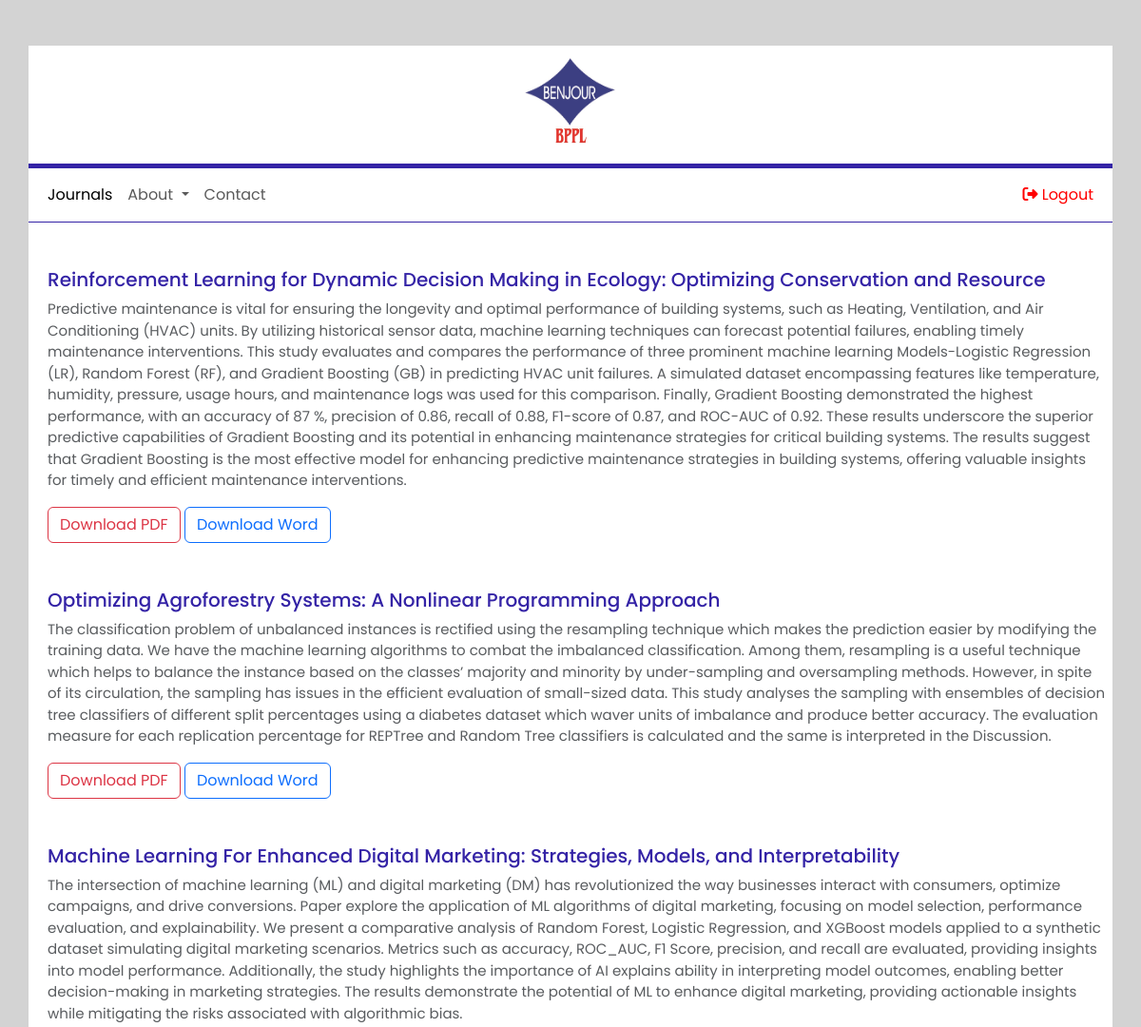
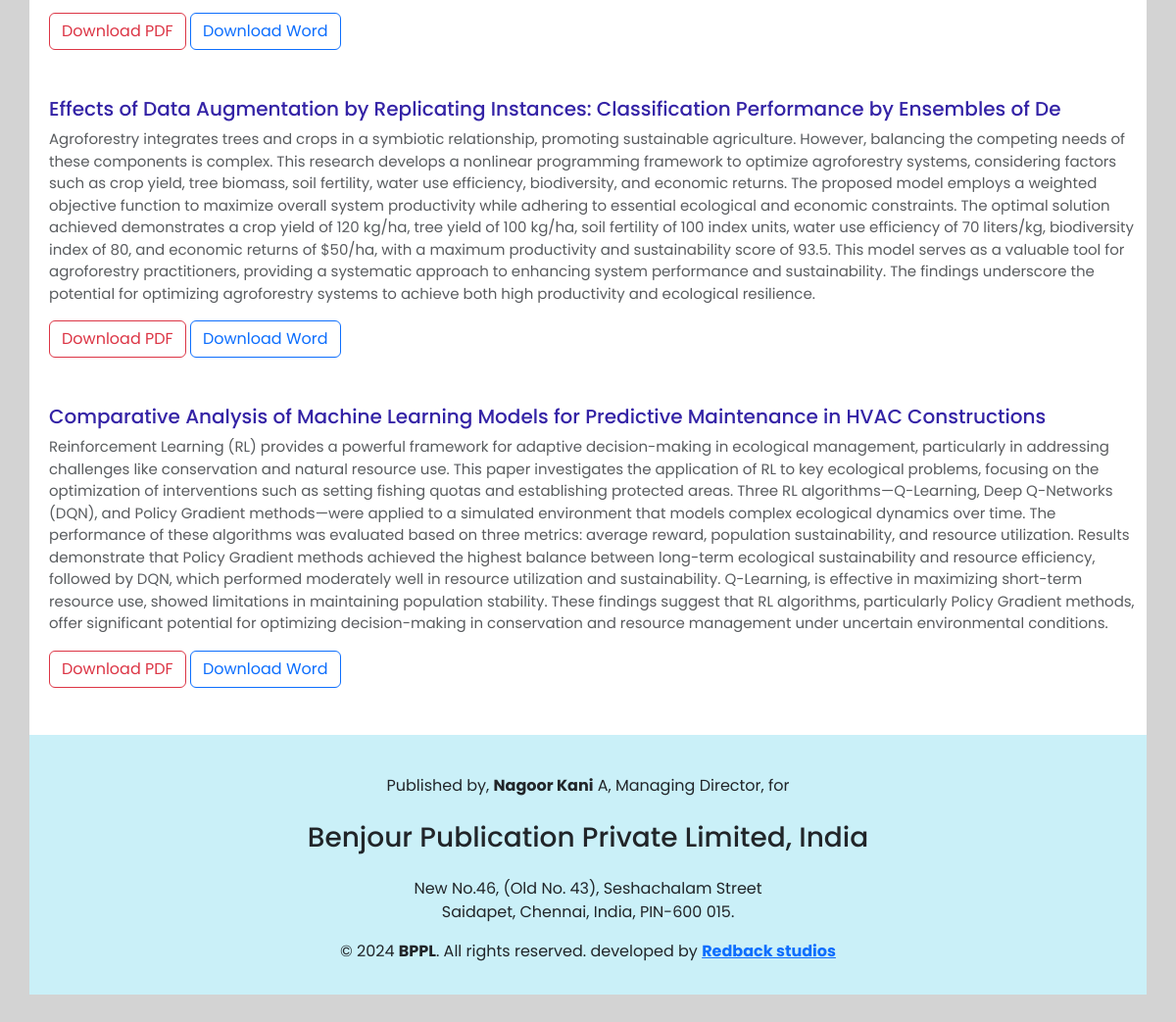
Page /papers/1 (signed in) on the committed database (2 pictures, top to bottom).
### app/models.py (models this page shows, shortened)
class Paper(models.Model):
    journal = models.ForeignKey(Journal, on_delete=models.CASCADE)
    title = models.CharField(max_length=100)
    content = models.TextField(null=True,blank=True)
    pdf_file = models.FileField(upload_to='uploads/paper')
    word_file = models.FileField(upload_to='uploads/template', blank=False, null=False)
    created_at = models.DateTimeField(auto_now_add=True)
    updated_at = models.DateTimeField(auto_now=True)

### app/views.py (the view)
# urls.py: path('papers/<int:journal_id>', views.papers, name='papers'),
@login_required(login_url='login')
def papers(request,journal_id):
    papers = Paper.objects.filter(journal_id=journal_id)
    return render(request, 'pages/papers.html',{'papers':papers})

### templates/pages/papers.html (shortened to what this page needs)
{% extends 'base/base.html' %}
{% block content %}
<div class="container mt-4 mx-2">
    {% for item in papers %}
    <div class="mt-5 mb-5 d-flex justify-content-center flex-column align-items-left">
        <h5 class="" style="color: #3423a6;">{{ item.title }}</h5>
        <p class=" text-body-secondary" style="font-size: 15px;">{{ item.content }}</p>
        <div>
            <a href="{{ item.pdf_file.url }} " class="btn btn-outline-danger" download>Download PDF</a>
            <a href="{{ item.word_file.url }}" class="btn btn-outline-primary" download>Download Word</a>
        </div>
    </div>
    {% endfor %}
</div>
{% endblock content %}

### templates/base/base.html (shortened to what this page needs)
{% load static %}
<!DOCTYPE html>
<html lang="en">
<head>
    <link href="{% static 'css/style.css' %}" rel="stylesheet"/>
    <link href="https://cdn.jsdelivr.net/npm/bootstrap@5.3.3/dist/css/bootstrap.min.css" rel="stylesheet">
    <link rel="stylesheet" href="https://cdnjs.cloudflare.com/ajax/libs/font-awesome/6.7.1/css/all.min.css" />
</head>
<body style="background-color: lightgray;">
    <div class="container bg-white my-5  p-0 ">
        {% include 'inc/header.html' %}
        {% block content %} {% endblock content %}
        {% include 'inc/footer.html' %}
    </div>
</body>
</html>

### templates/inc/header.html (shortened to what this page needs)
{% load static %}
<header class="" >
    <div class="d-flex justify-content-center ">
        <img class="mt-2" src="{% static 'images/benjouremblem.jpg' %}" alt="" width="100px" height="100px">
    </div>
    <nav class="navbar navbar-expand-lg mt-3" style="border-top: 5px solid #3423a6; border-bottom: 1px solid #3423a6;">
        <div class="container-fluid">
            <div class="collapse navbar-collapse" id="navbarNav">
                <ul class="navbar-nav me-auto">
                    <li class="nav-item">
                        <a class="nav-link active" aria-current="page" href="{% url 'index' %}">Journals</a>
                    </li>
                    <li class="nav-item dropdown">
                        <a class="nav-link dropdown-toggle" href="#" role="button" data-bs-toggle="dropdown" aria-expanded="false">
                          About
                        </a>
                      </li>
                    <li class="nav-item">
                        <a class="nav-link" href="{% url 'contact' %}">Contact</a>
                    </li>
                </ul>
                <ul class="navbar-nav ms-auto">
                    <li class="nav-item">
                        {% if user.is_authenticated %}
                        <a class="nav-link" style="color: red;" href="{% url 'logout' %}"><i class="fa-solid fa-right-from-bracket"></i> Logout</a>
                        {% else %}
                        <a class="nav-link" style="color: #3423a6;" href="{% url 'login' %}"><i class="fa-solid fa-right-to-bracket"></i> Login</a>
                        {% endif %}
                    </li>
                </ul>
            </div>
        </div>
    </nav>
</header>

### templates/inc/footer.html (shortened to what this page needs)
<div class="container-fluid text-center pb-3 pt-3" style="background-color: #caf0f8;">
    <p class="mt-4">Published by, <b>Nagoor Kani</b> A, Managing Director, for</p>
    <h3 class="mt-4">Benjour Publication Private Limited, India</h3>
    <p class="mt-4 mb-0">New No.46, (Old No. 43), Seshachalam Street</p>
    <p class="mt-0">Saidapet,  Chennai, India,  PIN-600 015.</p>
    <p>&copy; 2024 <b>BPPL</b>. All rights reserved. developed by <b><a href="">Redback studios</a></b></p>
</div>

### static/css/style.css (style rules this page uses)
* { margin: 0; padding: 0; box-sizing: border-box; font-family: "Poppins", sans-serif; }

### rows in the picture
Paper: title "Reinforcement Learning for Dynamic Decision Making in Ecology: Optimizing Conservation and Resource", content "Predictive maintenance is vital for ensuring the longevity and optimal performance of building systems, such as Heating, Ventilation, and Air Conditioning (HVAC) units. By utilizing historical sensor data, machine learning techniques can forecast potential failures, enabling timely maintenance interventions. This study evaluates and compares the performance of three prominent machine learning Models-Logistic Regression (LR), Random Forest (RF), and Gradient Boosting (GB) in predicting HVAC unit failures. A simulated dataset encompassing features like temperature, humidity, pressure, usage hours, and maintenance logs was used for this comparison. Finally, Gradient Boosting demonstrated the…"
Paper: title "Optimizing Agroforestry Systems: A Nonlinear Programming Approach", content "The classification problem of unbalanced instances is rectified using the resampling technique which makes the prediction easier by modifying the training data. We have the machine learning algorithms to combat the imbalanced classification. Among them, resampling is a useful technique which helps to balance the instance based on the classes’ majority and minority by under-sampling and oversampling methods. However, in spite of its circulation, the sampling has issues in the efficient evaluation of small-sized data. This study analyses the sampling with ensembles of decision tree classifiers of different split percentages using a diabetes dataset which waver units of imbalance and produce…"
Paper: title "Machine Learning For Enhanced Digital Marketing: Strategies, Models, and Interpretability", content "The intersection of machine learning (ML) and digital marketing (DM) has revolutionized the way businesses interact with consumers, optimize campaigns, and drive conversions. Paper explore the application of ML algorithms of digital marketing, focusing on model selection, performance evaluation, and explainability. We present a comparative analysis of Random Forest, Logistic Regression, and XGBoost models applied to a synthetic dataset simulating digital marketing scenarios. Metrics such as accuracy, ROC_AUC, F1 Score, precision, and recall are evaluated, providing insights into model performance. Additionally, the study highlights the importance of AI explains ability in interpreting model…"
Paper: title "Effects of Data Augmentation by Replicating Instances: Classification Performance by Ensembles of De", content "Agroforestry integrates trees and crops in a symbiotic relationship, promoting sustainable agriculture. However, balancing the competing needs of these components is complex. This research develops a nonlinear programming framework to optimize agroforestry systems, considering factors such as crop yield, tree biomass, soil fertility, water use efficiency, biodiversity, and economic returns. The proposed model employs a weighted objective function to maximize overall system productivity while adhering to essential ecological and economic constraints. The optimal solution achieved demonstrates a crop yield of 120 kg/ha, tree yield of 100 kg/ha, soil fertility of 100 index units, water use…"
Paper: title "Comparative Analysis of Machine Learning Models for Predictive Maintenance in HVAC Constructions", content "Reinforcement Learning (RL) provides a powerful framework for adaptive decision-making in ecological management, particularly in addressing challenges like conservation and natural resource use. This paper investigates the application of RL to key ecological problems, focusing on the optimization of interventions such as setting fishing quotas and establishing protected areas. Three RL algorithms—Q-Learning, Deep Q-Networks (DQN), and Policy Gradient methods—were applied to a simulated environment that models complex ecological dynamics over time. The performance of these algorithms was evaluated based on three metrics: average reward, population sustainability, and resource utilization.…"
